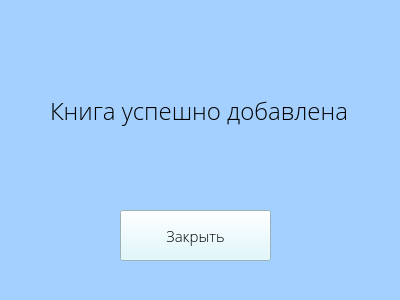
<?xml version="1.0" encoding="UTF-8"?>
<ui version="4.0">
 <class>Form</class>
 <widget class="QWidget" name="Form">
  <property name="geometry">
   <rect>
    <x>0</x>
    <y>0</y>
    <width>400</width>
    <height>300</height>
   </rect>
  </property>
  <property name="windowTitle">
   <string>Form</string>
  </property>
  <property name="styleSheet">
   <string notr="true">background-color: rgb(164, 208, 255);</string>
  </property>
  <widget class="QPushButton" name="close_btn">
   <property name="geometry">
    <rect>
     <x>120</x>
     <y>210</y>
     <width>151</width>
     <height>51</height>
    </rect>
   </property>
   <property name="font">
    <font>
     <family>Open Sans Light</family>
     <pointsize>11</pointsize>
    </font>
   </property>
   <property name="styleSheet">
    <string notr="true">background-color: rgb(216, 248, 255);</string>
   </property>
   <property name="text">
    <string>Закрыть</string>
   </property>
  </widget>
  <widget class="QLabel" name="label">
   <property name="geometry">
    <rect>
     <x>50</x>
     <y>70</y>
     <width>301</width>
     <height>81</height>
    </rect>
   </property>
   <property name="font">
    <font>
     <family>Open Sans Light</family>
     <pointsize>18</pointsize>
    </font>
   </property>
   <property name="text">
    <string>Книга успешно добавлена</string>
   </property>
  </widget>
 </widget>
 <resources/>
 <connections/>
</ui>
